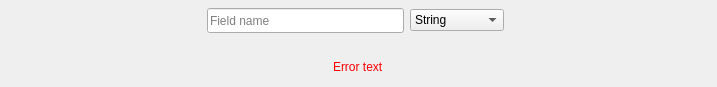
<?xml version="1.0" encoding="UTF-8"?>
<ui version="4.0">
 <class>AddDocumentItemWidget</class>
 <widget class="QWidget" name="AddDocumentItemWidget">
  <property name="geometry">
   <rect>
    <x>0</x>
    <y>0</y>
    <width>717</width>
    <height>87</height>
   </rect>
  </property>
  <property name="sizePolicy">
   <sizepolicy hsizetype="Minimum" vsizetype="Minimum">
    <horstretch>0</horstretch>
    <verstretch>0</verstretch>
   </sizepolicy>
  </property>
  <property name="minimumSize">
   <size>
    <width>0</width>
    <height>80</height>
   </size>
  </property>
  <property name="maximumSize">
   <size>
    <width>16777215</width>
    <height>87</height>
   </size>
  </property>
  <property name="windowTitle">
   <string>Form</string>
  </property>
  <property name="styleSheet">
   <string notr="true"/>
  </property>
  <layout class="QVBoxLayout" name="verticalLayout">
   <property name="spacing">
    <number>-1</number>
   </property>
   <property name="sizeConstraint">
    <enum>QLayout::SetMinimumSize</enum>
   </property>
   <property name="topMargin">
    <number>0</number>
   </property>
   <property name="bottomMargin">
    <number>0</number>
   </property>
   <item>
    <layout class="QHBoxLayout" name="horizontalLayout">
     <property name="sizeConstraint">
      <enum>QLayout::SetMinimumSize</enum>
     </property>
     <item>
      <spacer name="horizontalSpacer">
       <property name="orientation">
        <enum>Qt::Horizontal</enum>
       </property>
       <property name="sizeHint" stdset="0">
        <size>
         <width>40</width>
         <height>20</height>
        </size>
       </property>
      </spacer>
     </item>
     <item>
      <widget class="QLineEdit" name="inp_name">
       <property name="minimumSize">
        <size>
         <width>150</width>
         <height>25</height>
        </size>
       </property>
       <property name="placeholderText">
        <string>Field name</string>
       </property>
      </widget>
     </item>
     <item>
      <widget class="QComboBox" name="dd_type">
       <item>
        <property name="text">
         <string comment="str" extracomment="str">String</string>
        </property>
       </item>
       <item>
        <property name="text">
         <string>Bool</string>
        </property>
       </item>
       <item>
        <property name="text">
         <string>Number</string>
        </property>
       </item>
       <item>
        <property name="text">
         <string>Date</string>
        </property>
       </item>
       <item>
        <property name="text">
         <string>Map (Array)</string>
        </property>
       </item>
      </widget>
     </item>
     <item>
      <widget class="DocumentValueInputWidget" name="w_inp">
       <property name="baseSize">
        <size>
         <width>100</width>
         <height>0</height>
        </size>
       </property>
      </widget>
     </item>
     <item>
      <spacer name="horizontalSpacer_2">
       <property name="orientation">
        <enum>Qt::Horizontal</enum>
       </property>
       <property name="sizeHint" stdset="0">
        <size>
         <width>40</width>
         <height>20</height>
        </size>
       </property>
      </spacer>
     </item>
    </layout>
   </item>
   <item alignment="Qt::AlignHCenter">
    <widget class="QLabel" name="lbl_error">
     <property name="sizePolicy">
      <sizepolicy hsizetype="Preferred" vsizetype="Minimum">
       <horstretch>0</horstretch>
       <verstretch>0</verstretch>
      </sizepolicy>
     </property>
     <property name="styleSheet">
      <string notr="true">color: red;</string>
     </property>
     <property name="text">
      <string>Error text</string>
     </property>
    </widget>
   </item>
  </layout>
 </widget>
 <customwidgets>
  <customwidget>
   <class>DocumentValueInputWidget</class>
   <extends>QWidget</extends>
   <header>app.widgets.auto.document_value_input</header>
  </customwidget>
 </customwidgets>
 <resources/>
 <connections/>
</ui>
